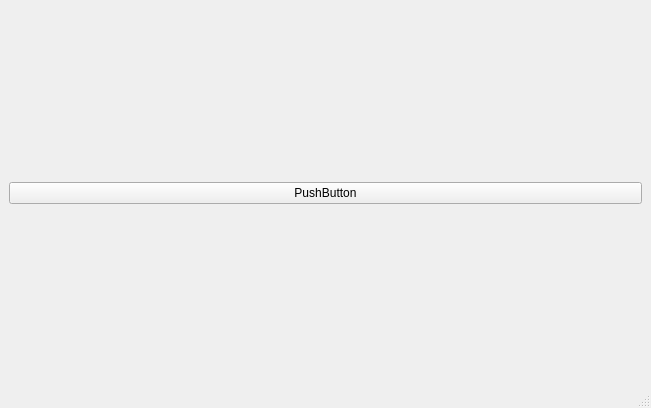
<?xml version="1.0" encoding="UTF-8"?>
<ui version="4.0">
 <class>MainWindow</class>
 <widget class="QMainWindow" name="MainWindow">
  <property name="geometry">
   <rect>
    <x>0</x>
    <y>0</y>
    <width>651</width>
    <height>408</height>
   </rect>
  </property>
  <property name="windowTitle">
   <string>MainWindow</string>
  </property>
  <widget class="QWidget" name="centralwidget">
   <layout class="QHBoxLayout" name="horizontalLayout">
    <item>
     <widget class="QPushButton" name="pushButton">
      <property name="text">
       <string>PushButton</string>
      </property>
     </widget>
    </item>
   </layout>
  </widget>
  <widget class="QMenuBar" name="menubar">
   <property name="geometry">
    <rect>
     <x>0</x>
     <y>0</y>
     <width>651</width>
     <height>18</height>
    </rect>
   </property>
  </widget>
  <widget class="QStatusBar" name="statusbar"/>
 </widget>
 <resources/>
 <connections/>
</ui>
